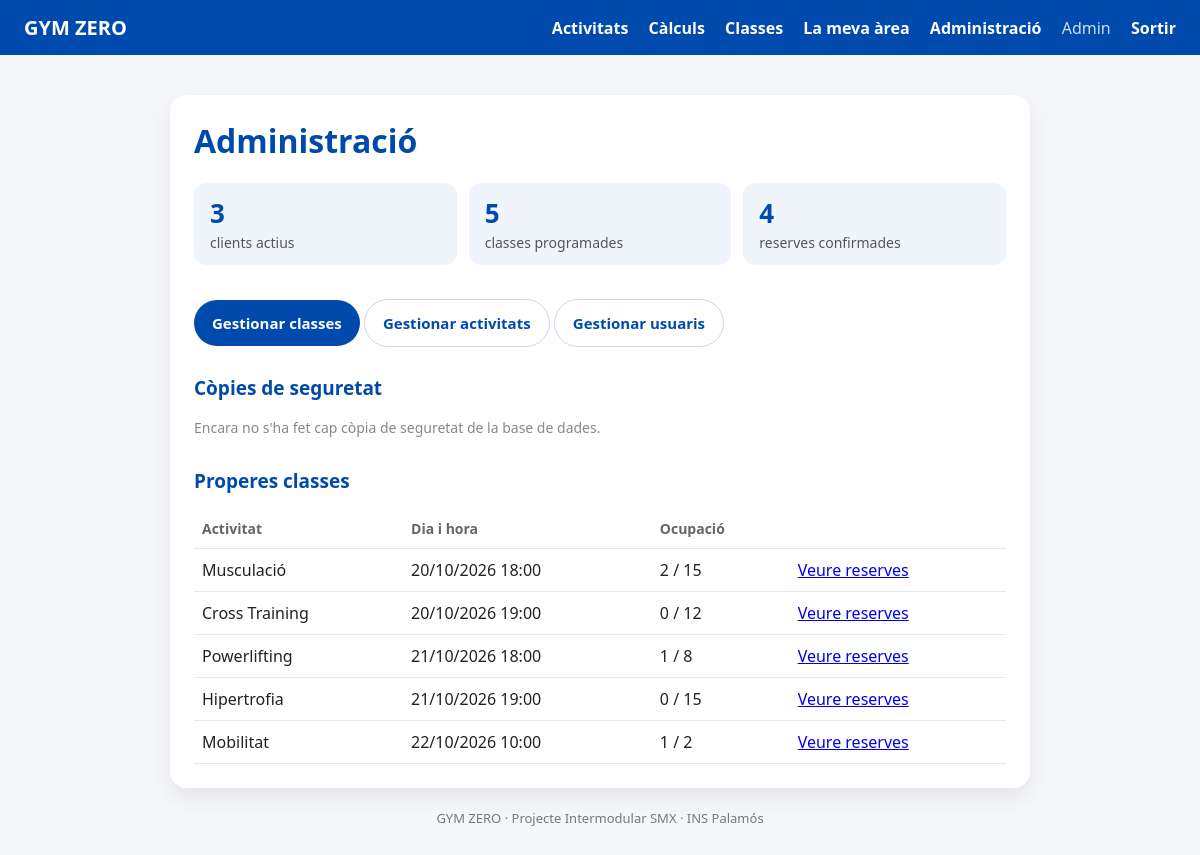
/admin/ (signed in), run on the app's committed database.
### tables this page shows
CREATE TABLE classes (
  id            INT UNSIGNED AUTO_INCREMENT PRIMARY KEY,
  activitat_id  INT UNSIGNED NOT NULL,
  inici         DATETIME     NOT NULL,
  places        SMALLINT UNSIGNED NOT NULL,
  cancelada     TINYINT(1)   NOT NULL DEFAULT 0,
  CONSTRAINT fk_classes_activitat FOREIGN KEY (activitat_id)
    REFERENCES activitats(id) ON UPDATE CASCADE ON DELETE RESTRICT,
  CONSTRAINT uq_classes_activitat_inici UNIQUE (activitat_id, inici),
  CONSTRAINT ck_classes_places CHECK (places > 0)
);

CREATE TABLE activitats (
  id                 INT UNSIGNED AUTO_INCREMENT PRIMARY KEY,
  nom                VARCHAR(60)  NOT NULL,
  descripcio         TEXT         NULL,
  durada_min         SMALLINT UNSIGNED NOT NULL DEFAULT 60,
  places_per_defecte SMALLINT UNSIGNED NOT NULL DEFAULT 15,
  activa             TINYINT(1)   NOT NULL DEFAULT 1,
  CONSTRAINT uq_activitats_nom UNIQUE (nom)
);

### www/inc/sessio.php (called while the page is built, shortened)
<?php
function h($text)
{
    return htmlspecialchars((string) $text, ENT_QUOTES, 'UTF-8');
}

### www/admin/index.php (the view, shortened to what this page needs)
<?php
require_once __DIR__ . '/../inc/sessio.php';
require_once __DIR__ . '/../inc/bd.php';
$clients = $connexio->query("SELECT COUNT(*) FROM usuaris WHERE rol = 'client' AND actiu = 1")->fetchColumn();
$classes = $connexio->query('SELECT COUNT(*) FROM classes WHERE inici > NOW() AND cancelada = 0')->fetchColumn();
$reserves = $connexio->query(
    "SELECT COUNT(*) FROM reserves r JOIN classes c ON c.id = r.classe_id
      WHERE r.estat = 'confirmada' AND c.inici > NOW() AND c.cancelada = 0"
)->fetchColumn();
$properes = $connexio->query(
    "SELECT c.id, a.nom, c.inici, c.places,
            (SELECT COUNT(*) FROM reserves r WHERE r.classe_id = c.id AND r.estat = 'confirmada') AS ocupades
       FROM classes c JOIN activitats a ON a.id = c.activitat_id
      WHERE c.inici > NOW() AND c.cancelada = 0
      ORDER BY c.inici
      LIMIT 8"
)->fetchAll();
$st = $connexio->prepare(
    "SELECT missatge, data FROM notificacions WHERE usuari_id = ? AND tipus = 'sistema' ORDER BY data DESC, id DESC LIMIT 1"
);
$st->execute([usuari_actual()['id']]);
$copia = $st->fetch();
require __DIR__ . '/../inc/capcalera.php';
?>
<div class="xifres">
  <div class="xifra"><b><?= (int) $clients ?></b><span>clients actius</span></div>
  <div class="xifra"><b><?= (int) $classes ?></b><span>classes programades</span></div>
  <div class="xifra"><b><?= (int) $reserves ?></b><span>reserves confirmades</span></div>
</div>
<p>
  <a class="btn" href="classes.php">Gestionar classes</a>
  <a class="btn btn-secundari" href="activitats.php">Gestionar activitats</a>
  <a class="btn btn-secundari" href="usuaris.php">Gestionar usuaris</a>
</p>
<h2>Còpies de seguretat</h2>
<?php if (!$copia): ?>
  <p class="subtil">Encara no s'ha fet cap còpia de seguretat de la base de dades.</p>
<?php elseif (str_starts_with($copia['missatge'], 'ERROR')): ?>
  <div class="error"><?= h($copia['missatge']) ?> (<?= date('d/m/Y H:i', strtotime($copia['data'])) ?>)</div>
<?php else: ?>
  <p><span class="etiqueta verda">OK</span> <?= h($copia['missatge']) ?> <span class="subtil"><?= date('d/m/Y H:i', strtotime($copia['data'])) ?></span></p>
<?php endif; ?>
<h2>Properes classes</h2>
<?php if (!$properes): ?>
  <p>No hi ha classes programades. <a href="classes.php">Crea'n una</a>.</p>
<?php else: ?>
  <table>
    <tr><th>Activitat</th><th>Dia i hora</th><th>Ocupació</th><th></th></tr>
    <?php foreach ($properes as $c): ?>
      <tr>
        <td><?= h($c['nom']) ?></td>
        <td><?= date('d/m/Y H:i', strtotime($c['inici'])) ?></td>
        <td class="<?= $c['ocupades'] >= $c['places'] ? 'places-0' : '' ?>"><?= (int) $c['ocupades'] ?> / <?= (int) $c['places'] ?></td>
        <td><a href="classe.php?id=<?= (int) $c['id'] ?>">Veure reserves</a></td>
      </tr>
    <?php endforeach; ?>
  </table>
<?php endif; ?>
<?php require __DIR__ . '/../inc/peu.php'; ?>

### www/css/area.css (style rules this page uses)
body { margin: 0; font-family: system-ui, -apple-system, "Segoe UI", sans-serif; background: #f5f7fb; color: #222; }
h2 { color: #004aad; font-size: 19px; margin-top: 28px; }
p { color: #555; line-height: 1.6; }
button, .btn { display: inline-block; margin-top: 18px; padding: 11px 18px; border-radius: 999px; border: none; background: #004aad; color: white; font-weight: 700; cursor: pointer; text-decoration: none; font-size: 15px; }
table { width: 100%; border-collapse: collapse; margin-top: 12px; }
th, td { text-align: left; padding: 10px 8px; border-bottom: 1px solid #e3e8f2; }
th { color: #666; font-size: 14px; }
.xifres { display: flex; flex-wrap: wrap; gap: 12px; margin: 8px 0 4px; }
.xifra { flex: 1 1 150px; background: #f0f4fb; border-radius: 12px; padding: 12px 16px; }
.xifra b { display: block; font-size: 26px; color: #004aad; }
.xifra span { color: #555; font-size: 14px; }
.subtil { color: #888; font-size: 14px; }
.btn-secundari { background: white; color: #004aad; border: 1px solid #ccd6eb; }

### data on the page
classes: activitat.nom "Musculació", inici "20/10/2026 18:00", ocupades "2", places "15"
classes: activitat.nom "Cross Training", inici "20/10/2026 19:00", ocupades "0", places "12"
classes: activitat.nom "Powerlifting", inici "21/10/2026 18:00", ocupades "1", places "8"
classes: activitat.nom "Hipertrofia", inici "21/10/2026 19:00", ocupades "0", places "15"
classes: activitat.nom "Mobilitat", inici "22/10/2026 10:00", ocupades "1", places "2"

### other printed values
$u['nom'] "Admin"
$titol "Administració"
$clients "3"
$classes "5"
$reserves "4"
